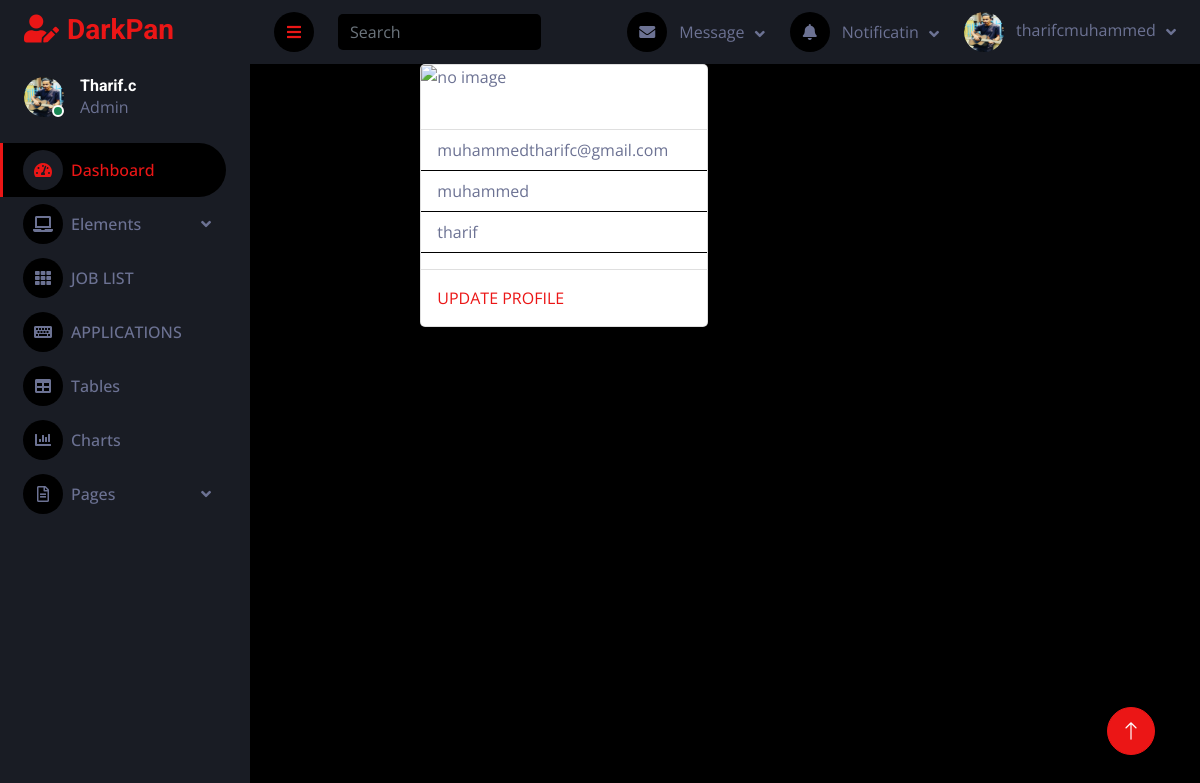
Screenshot of /candidate/detail/profile (signed in) with the database file from the repository.
### employer/models.py (models this page shows)
class User(AbstractUser):
    options=(
        ("employer","employer"),
        ("candidate","candidate")
    )
    role=models.CharField(max_length=120,choices=options,default="candidate")
    phone=models.CharField(max_length=12,null=True)
    date_of_birth=models.DateField(null=True)

### candidate/views.py (the view)
# urls.py: path('detail/profile',views.CandidateProfileDetailView.as_view(),name='candidate-detail-profile'),
class CandidateProfileDetailView(TemplateView):
    template_name = "candidate-view-profile.html"

### candidate/templates/candidate-view-profile.html (shortened to what this page needs)
{%extends 'candidatebase.html'%}
{%block body_block%}
<div class="row">
  <div class="col-2"></div>
  <div class="col-8">
    <div class="card" style="width: 18rem;">
  <img src="{{request.user.candidate.profile_pic.url}}" class="card-img-top" alt="no image">
  <div class="card-body">
  </div>
  <ul class="list-group list-group-flush">
    <li class="list-group-item">{{request.user.email}}</li>
    <li class="list-group-item">{{request.user.first_name}}</li>
    <li class="list-group-item">{{request.user.last_name}}</li>
    <li class="list-group-item">{{request.user.candidate.qualification}}</li>
  </ul>
  <div class="card-body">
    <a href="{%url 'candidate-edit-profile'%}" class="card-link">UPDATE PROFILE</a>
  </div>
</div>
  </div>
  <div class="col-2"></div>
</div>
{%endblock%}

### candidate/templates/candidatebase.html (shortened to what this page needs)
<!DOCTYPE html>
<html lang="en">
{%load static%}
<head>
    <link href="https://cdnjs.cloudflare.com/ajax/libs/font-awesome/5.10.0/css/all.min.css" rel="stylesheet">
    <link href="https://cdn.jsdelivr.net/npm/bootstrap-icons@1.4.1/font/bootstrap-icons.css" rel="stylesheet">
    <link href="{%static 'lib/owlcarousel/assets/owl.carousel.min.css'%}" rel="stylesheet">
    <link href="{%static 'lib/tempusdominus/css/tempusdominus-bootstrap-4.min.css'%}" rel="stylesheet"/>
    <link href="{%static 'css/bootstrap.min.css'%}" rel="stylesheet">
    <link href="{%static 'css/style.css'%}" rel="stylesheet">
</head>
<body>
<div class="container-fluid position-relative d-flex p-0">
    <div class="sidebar pe-4 pb-3">
        <nav class="navbar bg-secondary navbar-dark">
            <a href="index.html" class="navbar-brand mx-4 mb-3">
                <h3 class="text-primary"><i class="fa fa-user-edit me-2"></i>DarkPan</h3>
            </a>
            <div class="d-flex align-items-center ms-4 mb-4">
                <div class="position-relative">
                    <img class="rounded-circle" src="{%static 'img/user.jpg'%}" alt=""
                         style="width: 40px; height: 40px;">
                    <div class="bg-success rounded-circle border border-2 border-white position-absolute end-0 bottom-0 p-1"></div>
                </div>
                <div class="ms-3">
                    <h6 class="mb-0">Tharif.c</h6>
                    <span>Admin</span>
                </div>
            </div>
            <div class="navbar-nav w-100">
                <a href="index.html" class="nav-item nav-link active"><i class="fa fa-tachometer-alt me-2"></i>Dashboard</a>
                <div class="nav-item dropdown">
                    <a href="#" class="nav-link dropdown-toggle" data-bs-toggle="dropdown"><i
                            class="fa fa-laptop me-2"></i>Elements</a>
                </div>
                <a href="{%url 'candidate-job-list'%}" class="nav-item nav-link"><i class="fa fa-th me-2"></i>JOB LIST</a>
                <a href="{%url 'candidate-applications'%}" class="nav-item nav-link"><i class="fa fa-keyboard me-2"></i>APPLICATIONS</a>
                <a href="table.html" class="nav-item nav-link"><i class="fa fa-table me-2"></i>Tables</a>
                <a href="chart.html" class="nav-item nav-link"><i class="fa fa-chart-bar me-2"></i>Charts</a>
                <div class="nav-item dropdown">
                    <a href="#" class="nav-link dropdown-toggle" data-bs-toggle="dropdown"><i
                            class="far fa-file-alt me-2"></i>Pages</a>
                </div>
            </div>
        </nav>
    </div>
    <div class="content">
        <nav class="navbar navbar-expand bg-secondary navbar-dark sticky-top px-4 py-0">
            <a href="#" class="sidebar-toggler flex-shrink-0">
                <i class="fa fa-bars"></i>
            </a>
            <form class="d-none d-md-flex ms-4">
                <input class="form-control bg-dark border-0" type="search" placeholder="Search">
            </form>
            <div class="navbar-nav align-items-center ms-auto">
                <div class="nav-item dropdown">
                    <a href="#" class="nav-link dropdown-toggle" data-bs-toggle="dropdown">
                        <i class="fa fa-envelope me-lg-2"></i>
                        <span class="d-none d-lg-inline-flex">Message</span>
                    </a>
                </div>
                <div class="nav-item dropdown">
                    <a href="#" class="nav-link dropdown-toggle" data-bs-toggle="dropdown">
                        <i class="fa fa-bell me-lg-2"></i>
                        <span class="d-none d-lg-inline-flex">Notificatin</span>
                    </a>
                </div>
                <div class="nav-item dropdown">
                    <a href="#" class="nav-link dropdown-toggle" data-bs-toggle="dropdown">
                        <img class="rounded-circle me-lg-2" src="{%static 'img/user.jpg'%}" alt=""
                             style="width: 40px; height: 40px;">
                        <span class="d-none d-lg-inline-flex">{{request.user}}</span>
                    </a>
                </div>
            </div>
        </nav>
        <div class="container-fluid">
            {%block body_block%}
            {%endblock%}
        </div>
    </div>
</div>
<a href="#" class="btn btn-lg btn-primary btn-lg-square back-to-top"><i class="bi bi-arrow-up"></i></a>
</body>
</html>

### employer/static/css/style.css (style rules this page uses)
:root { --primary: #EB1616; --secondary: #191C24; --light: #6C7293; --dark: #000000; }
.back-to-top { position: fixed; display: none; right: 45px; bottom: 45px; z-index: 99; }
.btn { transition: .5s; }
.btn-lg-square { width: 48px; height: 48px; }
.btn-square, .btn-sm-square, .btn-lg-square { padding: 0; display: inline-flex; align-items: center; justify-content: center; font-weight: normal; border-radius: 50px; }
.sidebar { position: fixed; top: 0; left: 0; bottom: 0; width: 250px; height: 100vh; overflow-y: auto; background: var(--secondary); transition: 0.5s; z-index: 999; }
.content { margin-left: 250px; min-height: 100vh; background: var(--dark); transition: 0.5s; }
@media (min-width: 992px) { .sidebar { margin-left: 0; } }
@media (min-width: 992px) { .content { width: calc(100% - 250px); } }
.sidebar .navbar .navbar-nav .nav-link { padding: 7px 20px; color: var(--light); font-weight: 500; border-left: 3px solid var(--secondary); border-radius: 0 30px 30px 0; outline: none; }
.sidebar .navbar .navbar-nav .nav-link:hover, .sidebar .navbar .navbar-nav .nav-link.active { color: var(--primary); background: var(--dark); border-color: var(--primary); }
.sidebar .navbar .navbar-nav .nav-link i { width: 40px; height: 40px; display: inline-flex; align-items: center; justify-content: center; background: var(--dark); border-radius: 40px; }
.sidebar .navbar .navbar-nav .nav-link:hover i, .sidebar .navbar .navbar-nav .nav-link.active i { background: var(--secondary); }
.sidebar .navbar .dropdown-toggle::after { position: absolute; top: 15px; right: 15px; border: none; content: "\f107"; font-family: "Font Awesome 5 Free"; font-weight: 900; transition: .5s; }
.content .navbar .navbar-nav .nav-link { margin-left: 25px; padding: 12px 0; color: var(--light); outline: none; }
.content .navbar .sidebar-toggler, .content .navbar .navbar-nav .nav-link i { width: 40px; height: 40px; display: inline-flex; align-items: center; justify-content: center; background: var(--dark); border-radius: 40px; }
.content .navbar .dropdown-toggle::after { margin-left: 6px; vertical-align: middle; border: none; content: "\f107"; font-family: "Font Awesome 5 Free"; font-weight: 900; transition: .5s; }

### rows the page displays
User: user "tharifcmuhammed", user.email "muhammedtharifc@gmail.com", user.first_name "muhammed", user.last_name "tharif"
